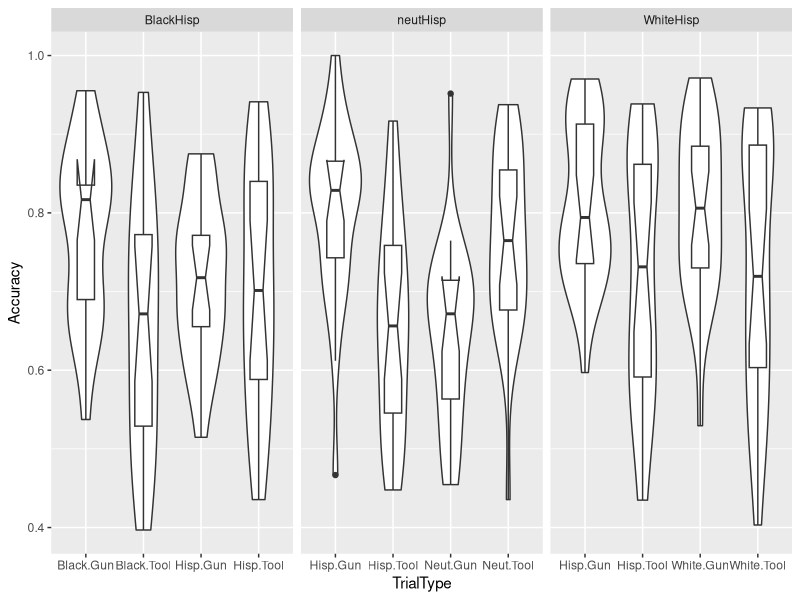
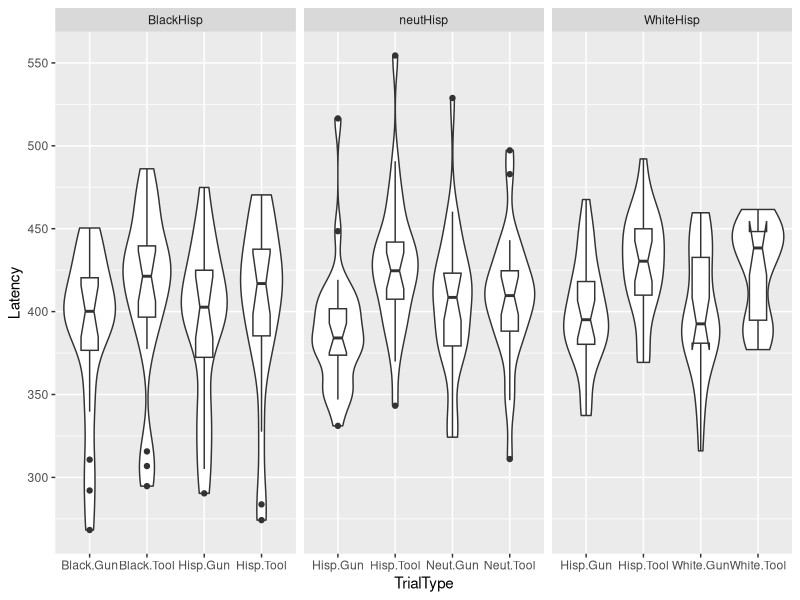

Recreate these plots in R, in order.
# WIT study 2 analysis

# TODO: Remember to perform sensitity analysis dropping Zimmerman prime

library(plyr)
library(dplyr)
library(lme4)
library(ggplot2)
library(car)

# data ingest
dat = read.delim("clean_wit2.txt")

# make "not-hispanic" prime category

# Consider making "CueSort" per SAS code at bottom
dat = dat %>% 
  mutate(Cue = substring(CueType, 1, 4),
         Probe = substring(ProbeType, 1, 4),
         CueClass = ifelse(TrialType %in% c("HispGun", "HispTool"), "Hisp", "NonHisp"))

# make accuracy and RT datasets
dat.acc = dat %>% 
  filter(Probe.RT <= 500)
dat.rt = dat %>% 
  filter(Probe.ACC == 1)

# 2x3 interaction where Prime == hisp
# Accuracy
# Note: Model currently failing to converge, gradient .004 instead of default .001
# Switching to Nelder_Mead optimizer did not fix that, nor did increasing maxfun to 2e5.
m1 = dat.acc %>% 
  filter(Cue == "hisp") %>% 
  glmer(Probe.ACC ~ Condition * Probe + 
          (1 + Probe|Subject), 
        data = ., family = "binomial",
        contrasts = list(Condition = "contr.sum",
                         Probe = "contr.sum"),
        control = glmerControl(optimizer = "Nelder_Mead",
                               optCtrl = list(maxfun = 20000)))
summary(m1)
Anova(m1, type = 3) # clear interaction

# RT 
# This converges nicely
m1.rt = dat.rt %>% 
  filter(Cue == "hisp") %>% 
  lmer(Probe.RT ~ Condition * Probe + 
         (1 + Probe|Subject),
       contrasts = list(Condition = "contr.sum",
                        Probe = "contr.sum"),
       data = .)
summary(m1.rt)
Anova(m1.rt, type = 3) # clear interaction

# each 2x2 interaction within levels of condition
# Accuracy
# This converges but rfx of subject and subject*probe are highly correlated
m2 = dat.acc %>% 
  filter(Condition == "BlackHisp") %>% 
  glmer(Probe.ACC ~ Cue * Probe + 
          (1 + Probe|Subject), 
        contrasts = list(Probe = "contr.sum"),
        data = ., family = "binomial")
summary(m2)
Anova(m2, type = 3) # Very clear interaction

# Converges, everything's fine
m3 = dat.acc %>% 
  filter(Condition == "neutHisp") %>% 
  glmer(Probe.ACC ~ Cue * Probe + 
          (1 + Probe|Subject), 
        contrasts = list(Probe = "contr.sum"),
        data = ., family = "binomial")
summary(m3)
Anova(m3, type = 3) # Very clear interaction

# Converges, rfx somewhat correlated r = .63
m4 = dat.acc %>% 
  filter(Condition == "WhiteHisp") %>% 
  glmer(Probe.ACC ~ Cue * Probe + 
          (1 + Probe|Subject),
        contrasts = list(Probe = "contr.sum"),
        data = ., family = "binomial")
summary(m4)
Anova(m4, type = 3) # no interaction, perhaps Ps can't tell White from Hispanic.

# RT
m2 = dat.rt %>% 
  filter(Condition == "BlackHisp") %>% 
  lmer(Probe.RT ~ Cue * Probe + 
         (1 + Probe|Subject),
       contrasts = list(Probe = "contr.sum"),
        data = .)
summary(m2)
Anova(m2, type = 3) # solid interaction

m3 = dat.rt %>% 
  filter(Condition == "neutHisp") %>% 
  lmer(Probe.RT ~ Cue * Probe + 
         (1 + Probe|Subject),
       contrasts = list(Probe = "contr.sum"),
        data = .)
summary(m3)
Anova(m3, type = 3) # very solid interaction

m4 = dat.rt %>% 
  filter(Condition == "WhiteHisp") %>% 
  lmer(Probe.RT ~ Cue * Probe + 
         (1 + Probe|Subject), 
       contrasts = list(Probe = "contr.sum"),
        data = .)
summary(m4)
Anova(m4, type = 3) # not-quite-there interaction

# Plotting ---
dat.acc %>% 
  group_by(Subject, Condition, TrialType) %>% 
  summarize(Accuracy = mean(Probe.ACC, na.rm = T)) %>% 
  ggplot(aes(x = TrialType, y = Accuracy)) +
  geom_violin() +
  geom_boxplot(width = .3, notch = T) +
  facet_wrap(~Condition, scales = "free_x")

dat.rt %>% 
  group_by(Subject, Condition, TrialType) %>% 
  summarize(Latency = mean(Probe.RT, na.rm = T)) %>% 
  ggplot(aes(x = TrialType, y = Latency)) +
  geom_violin() +
  geom_boxplot(width = .3, notch = T) +
  facet_wrap(~Condition, scales = "free_x")

# Aggregation and table export
# Should I use conditional trials (dat.acc, dat.rt) or unconditional (dat)?
# I'll use conditional b/c that's what's actually analyzed.
# Another question is whether to first average w/in subjects 
# or just average across all trials directly.
# I think it's better to average w/in subjects first.
S2T1.acc = dat.acc %>% 
  group_by(Condition, TrialType, Subject) %>% 
  summarize(M.sub = mean(Probe.ACC, na.rm = T))%>% 
  summarize(M.acc = mean(M.sub, na.rm = T),
            SD.acc = sd(M.sub, na.rm = T))

S2T1.rt = dat.rt %>% 
  group_by(Condition, TrialType, Subject) %>% 
  summarize(M.sub = mean(Probe.RT, na.rm = T))%>% 
  summarize(M.rt = mean(M.sub, na.rm = T),
            SD.rt = sd(M.sub, na.rm = T))

S2T1 = full_join(S2T1.acc, S2T1.rt)
write.table(S2T1, "S2table.txt", sep = "\t", row.names = F)


# SAS code graveyard ----
# data dat_2; set dat;
# TrialSort = TrialType;
# if TrialType in ("BlackGun", "WhiteGun", "NeutGun", "WhiteGun") then TrialSort = "OtherGun";
# if TrialType in ("BlackTool", "WhiteTool", "NeutTool", "WhiteTool") then TrialSort = "OtherTool";
# if trialsort in ("HispTool", "HispGun") then CueSort = "Hispanic";
# if trialsort in ("OtherTool", "OtherGun") then CueSort = "Other";
# run; 
# data dat_nozim2; set dat_nozim;
# TrialSort = TrialType;
# if TrialType in ("BlackGun", "WhiteGun", "NeutGun", "WhiteGun") then TrialSort = "OtherGun";
# if TrialType in ("BlackTool", "WhiteTool", "NeutTool", "WhiteTool") then TrialSort = "OtherTool";
# if trialsort in ("HispTool", "HispGun") then CueSort = "Hispanic";
# if trialsort in ("OtherTool", "OtherGun") then CueSort = "Other";